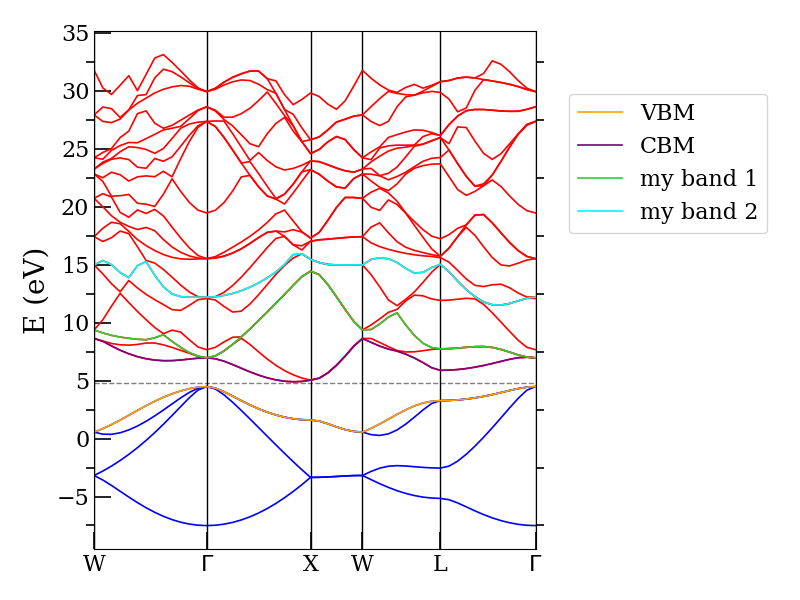

This chart was generated by the following Python code:
import numpy as np
import matplotlib.pyplot as plt

from CASTEPbands.Spectral import Spectral
from CASTEPbands.plotutils import plot_bands, color_by_occ, add_vb_cb
from matplotlib import rcParams

# Optional : Set matplotlib rcParams for finer figure control
rcParams.update({
    # Set to true can give nicer output but take longer to generate
    'text.usetex': False,
    'font.family': 'serif',
    'font.size': 16,
    'axes.labelsize': 16,
    'axes.titlesize': 16
})

fontsize = rcParams['font.size']

castep_seed = 'Si'

# Initialise bands data
spec = Spectral(castep_seed,
                # Set the Fermi energy to be valence band maximum
                # Useful for insulators if calculation run with fix_occupancy=True...
                use_vbm_fermi=False,
                # Energy scale options
                zero_fermi=False,  # Fermi at 0
                # Can also try one of the following
                # zero_cbm=False,  # CBM at 0
                # zero_vbm=False,  # VBM at 0
                )

# Initialise figure
fig, ax = plt.subplots(figsize=(8,6))

# Prepare an empty axes for the band structure
spec.plot_bs(ax, axes_only=True,
             # Control appearance of Fermi energy
             fermi_line_style='--', fermi_line_color='0.5', fermi_linewidth=1
             )

# Plot bands by occupancy
color_by_occ(spec, ax,
             do_bands='both',  # try also "occ", "unocc"
             colors=['b', 'r'],  # occupied, unoccupied
             # linewidth=1.2,
             # linestyle='-'
             )

# Add valence and conduction bands as separate colours
add_vb_cb(spec, ax,
          colors=['orange', 'purple'],
          labels=['VBM', 'CBM']
          )

# Highlight a specific band
plot_bands(spec, ax, band_ids=[6, 9], color=['limegreen', 'cyan'], labels=['my band 1', 'my band 2'])

ax.legend(bbox_to_anchor=(1.05, 0.9))
plt.tight_layout()

plt.savefig('Si_plot_utils.png')
plt.show()
